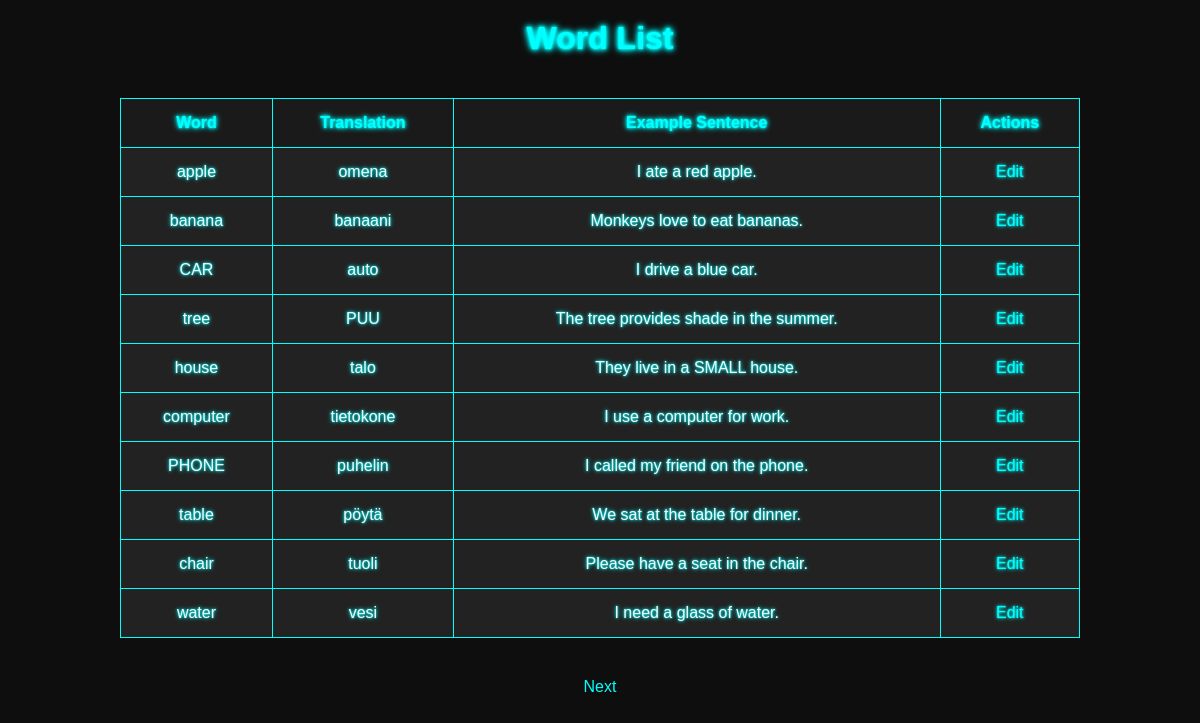
The page / on the database its author committed.
### backend/models.py (models this page shows)
class WordPhrase(db.Model):
    id = db.Column(db.Integer, primary_key=True)
    word = db.Column(db.String(100), nullable=False)
    translation = db.Column(db.String(100), nullable=False)
    example_sentence = db.Column(db.String(255), nullable=True)

### backend/app.py (the view)
@app.route('/')
def index():
    page = request.args.get('page', 1, type=int)  # Get the page number from query parameters, default to 1
    per_page = 10  # Number of items per page
    words = WordPhrase.query.paginate(page=page, per_page=per_page)  # Paginate the query results
    return render_template('index.html', words=words, page=page)  # Pass the page number to the template

### backend/templates/index.html (shortened to what this page needs)
<!DOCTYPE html>
<html lang="en">
<head>
    <link rel="stylesheet" href="{{ url_for('static', filename='styles.css') }}">
</head>
<body>
    <h1>Word List</h1>
    <table>
        <tr>
            <th>Word</th>
            <th>Translation</th>
            <th>Example Sentence</th>
            <th>Actions</th>
        </tr>
        {% for word in words.items %}
        <tr>
            <td>{{ word.word }}</td>
            <td>{{ word.translation }}</td>
            <td>{{ word.example_sentence }}</td>
            <td><a href="{{ url_for('edit_word', word_id=word.id, page=words.page) }}">Edit</a></td>
        </tr>
        {% endfor %}
    </table>
    <div>
        {% if words.has_next %}
            <a href="{{ url_for('index', page=words.next_num) }}">Next</a>
        {% endif %}
    </div>
</body>
</html>

### backend/static/styles.css (style rules this page uses)
body { background-color: #0e0e0e; color: #f5f5f5; font-family: 'Arial', sans-serif; margin: 0; padding: 0; display: flex; flex-direction: column; align-items: center; min-height: 100vh; text-align: center; }
h1 { color: #0ff; text-shadow: 0 0 2px #0ff, 0 0 4px #0ff, 0 0 6px #0ff, 0 0 8px #0ff; margin-top: 20px; }
table { width: 80%; margin: 20px 0; border-collapse: collapse; }
th, td { border: 1px solid #0ff; padding: 15px; text-align: center; }
th { background-color: #1a1a1a; color: #0ff; text-shadow: 0 0 2px #0ff, 0 0 4px #0ff, 0 0 6px #0ff; }
td { background-color: #222; color: #f5f5f5; text-shadow: 0 0 2px #0ff, 0 0 4px #0ff; }
a { color: #0ff; text-decoration: none; }
div { margin: 20px 0; }

### rows shown on the page
WordPhrase: word "apple", translation "omena", example_sentence "I ate a red apple."
WordPhrase: word "banana", translation "banaani", example_sentence "Monkeys love to eat bananas."
WordPhrase: word "CAR", translation "auto", example_sentence "I drive a blue car."
WordPhrase: word "tree", translation "PUU", example_sentence "The tree provides shade in the summer."
WordPhrase: word "house", translation "talo", example_sentence "They live in a SMALL house."
WordPhrase: word "computer", translation "tietokone", example_sentence "I use a computer for work."
WordPhrase: word "PHONE", translation "puhelin", example_sentence "I called my friend on the phone."
WordPhrase: word "table", translation "pöytä", example_sentence "We sat at the table for dinner."
WordPhrase: word "chair", translation "tuoli", example_sentence "Please have a seat in the chair."
WordPhrase: word "water", translation "vesi", example_sentence "I need a glass of water."
